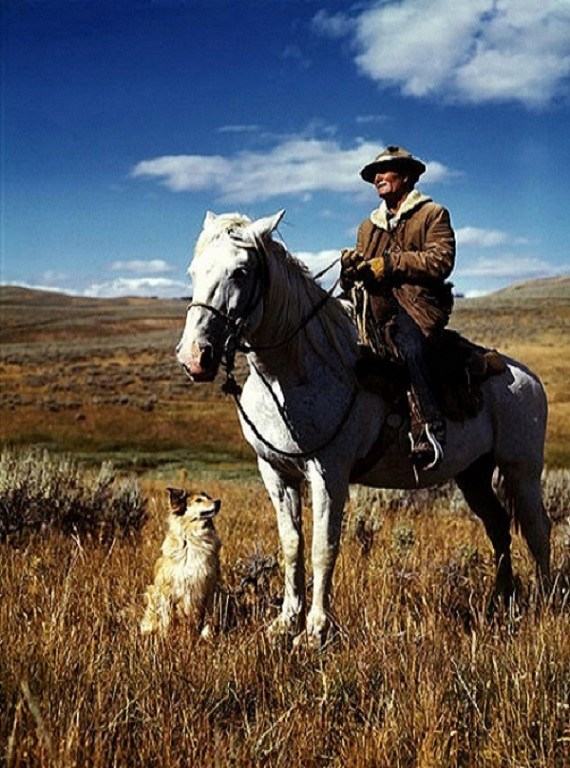
#> input picture PycharmProjects/geodesic/BaseLineImage1.jpeg, 570 x 768 px
$ python -i Bridson_Common.py   (imports and definitions only)
#> lines starting #> are read from the running program, lines starting #| are printed output that depends on the picture; after the words box and inside, x2 and y2 are one past the last pixel; in counts of white or black regions, pixels touching at a corner belong together
from numba import jit_module
import math
from PIL import Image, ImageFont, ImageDraw, ImageFilter
import numpy as np
import numpy.linalg as la # https://codereview.stackexchange.com/questions/41024/faster-computation-of-barycentric-coordinates-for-many-points
import Bridson_CreateMask
import matplotlib.pyplot as plt
import inspect
import os
from scipy.ndimage.morphology import distance_transform_cdt
import pandas as pd
from scipy.spatial import distance
import sys
# from skimage import io
import skimage
import pickle
import cv2 as cv
import io
import cProfile, pstats, io
from pstats import SortKey
from skimage import io, color
from colormath.color_objects import LabColor
from colormath.color_diff import delta_e_cie1976

# Increase width of console printing: https://stackoverflow.com/questions/25628496/getting-wider-output-in-pycharms-built-in-console
desired_width = 320
# [3 lines not run here, left out]

seedValue = 11

SLIC0=True
compactnessSLIC=1
timeoutPeriod = 5
SLICIterations=200
SLICGrey = False

#####################################
productionMode = True
displayGrid = False
bulkGeneration = True
smallBatch=True
diagnosticDisplay=False # Enable/Disable pairing diagnostics
diagnosticDisplayCount=20
diagnosticMerge=False

coreCount = 3
blockCount = coreCount
# blockCount = coreCount
# [9 lines not run here, left out]

#####################################

debug=False

if bulkGeneration == True:
	displayMesh = False
else:
	displayMesh = True

displayMesh = False

generatePREImage=False
overlapEdges = True
defaultEdgePercentage = 5
minEdgeLineLength = 5
growEdgeLines = False
edgeLineWidthPercentile = 60

lineDensitySegmentLength = 1 # Desired number of pixels between points in the etch lines.

wiggleScale = 10 # Maximum number of pixels to wiggle line when calculating aberrations.
smallBlur = 3
largeBlur = 17
cielab = False

growEdgeLineCountIterations = 100
growLinesCountIterations = 100 # Number of iterations to grow the lines.  Growing only includes existing lines.
extendLineCountIterations = 100 # Number of iterations to extend the lines.  Extending lines adds new segments.

scalingFactor=3 # Scale factor.  Needs to be an integer.  Will increase the saved image dpi by this factor.
lineWidthProportionalToRegion = True
lineWidthScale = 0.05
lineWidthType = 'A'  # Valid options are 'A', 'B', and 'C'

erosionCount = 10 # This is the number of edge points of a line to erode.  If the value is 0, start at the middle of each line.
aggressiveScale = 3 # Number of times to apply erosionCount for aggressive erosion.
minLineLength = 4
randomLineSeed = False

contourMinBBSizeScale = 0.1 # The minimum size of bounding box to retain.  If the bounding box of contour is smaller, remove the contour.  This a percentage of the original image's dimensions.

diagnostic=False # Generally avoid dispalying meshes.  Only count the number of successful trifinder generations.
highlightEdgeTriangle=False # Highlight the edge triangle that contains the exterior point of the vertical lines.
drawSLICRegions = False

EqualizeHistogram=False
Median=True

sortExteriorPoints=True
lineSkip = 1
lineCullingDistanceFactor = 2
allowBlankRegion=False # Allow the region to be blank.  Otherwise, regions can have one single line even if the intensity is high.
cullingBlankThreshold=225 # If the region has intensity greater than this value, then make the region blank.
if productionMode:
	highlightEndpoints=False
else:
	highlightEndpoints=True

lineHygeine = True
drawTaperedLines = True
higlightTapered = False
lineCullAlgorithm='generous'  # Valid values: 'log', 'exp', 'none', 'segmented', 'generous'

closestPointPair=False
middleAverageOnly=False
if middleAverageOnly == True:
	divisor = 1.0
else:
	divisor = 3.0

# [1 line not run here, left out]

normalizeUV = True
invert = False

colourCodeMesh = True
colourCount = 20

linesOnFlat = True
verticalLines = True
lineAngle = 90
angleMaxDiff = 30
coherencyThreshold = 0.1
colourDiffThreshold = 0.5
stableCoherencyPercentile = 95 # Regions percentile with a coherency above this value are considered stable.
diffAttractPercentile = 85 # Regions with differences below this percentile will attract.
diffRepelPercentile = 85 # Regions with differences above this percentile will repel.
attractionBin = 3
repelBin = 3
stableBin = -4
stableAttractSet=False  # If true, during the attract, stable regions will simply set adjacent regions equal to the desired angle.  Otherwise, it will take the average.
binSize=10
angleAdjustIterations=1000
attractFudge=1.1 # Fudge factor to use when comparing region intensities.

semanticSegmentation='none' # Valid values: 'deeplabv3', 'mask_rcnn', 'both', 'none'
semanticSegmentationRatio=0.5 # This is the weighting of the semantic segmentation.
semanticInvertMaskrcnn=True
intensityMapUserMergeCNN=True # When generating the regionIntensityMap, utilize the CNN merged image when set to True.  Otherwise, use the original image.


barycentricVertexCorrection = True

# These are the rotation values.
if linesOnFlat:
	barycentricCorrectionValue = 2
else:
	barycentricCorrectionValue = 1

drawDots = False

density = 0.01
lineDotDensity = 0.01
lineRadiusFactor = 1

targetPercent = 0.15
targetRegionPixelCount = 800
segmentCount = 80
dradius = 1.5 # Important that dradius is greater than 1.0.  When the value is 1.0 or lower, BFF seems to have lots of issues with the mesh.
radiusDefault = 1.5
radiusDivisor = 30 # the number of radii for each region.
regionDynamicRadius = True
mergeDistance = 5 # radius to
mergePairFactor = 5.0 # Distance to consider for merging endpoints.

increaseContrast=True
contrastFactor=1.5 # Values above 1 increase contrast.  Values below 1 reduce contrast.
intensityMapType='median' # Valid values are 'average' and 'median'

# Image Generation
GreyscaleSLIC = True  # Generate the greyscale image of the regions.


generateChaincode = False

colourArray = ['r', 'b', 'm']
# colourArray = ['b', 'b', 'b']

mergeScale = 1  # How much to scale the contour lines before merging.
cropContours = True

test1obj = ""
test1_outobj = ""
test1_out_flatobj = ""
chaincodefile = ""
objPath = "../../boundary-first-flattening/build/"

truncateDigits = 5


# traversalMap = [ [-1,1], [0,1], [1,1],
#                  [-1, 0],  [1, 0],
#                  [-1, -1], [0, -1], [1, -1] ]


# [28 lines left out: function outputEnvironmentVariables, not called in this run]


def truncate(number, digits) -> float:
	stepper = 10.0 ** digits
	return (int(number * stepper)) / stepper

# [115 lines left out: functions scaleArray, determineLineSpacing, determineRadius, calculateDirection, determineAngle, not called in this run]


def generateTraversalMap(radius):
#> called with radius = 5
	traversalMap = []
	for i in range(-radius, radius+1):
		for j in range(-radius, radius+1):
			traversalMap.append( [i, j] )

	traversalMap.pop( traversalMap.index([0,0]) )
	return traversalMap

traversalMap = generateTraversalMap(mergeDistance)


# [77 lines left out: functions displayDistanceMask, rotateClockwise90, swapXY, euclidean_distance, findLongestSegmentLength, not called in this run]


# [1 line not run here, left out]

# [71 lines left out: functions getGreyscaleImage, getBlurredImage, labDiff, getLabBlurredImage, turnOnProfiler, turnOffProfiler and 1 more, not called in this run]


# Conver numpy array to tuple.  Tuples can be used for map indeces while the numpy array cannot.
def convertToTuple(segment):
	# Convert numpy array to tuple: https://stackoverflow.com/questions/10016352/convert-numpy-array-to-tuple
	return tuple(map(tuple,segment))


def convertToList(segment):
	# Convert numpy array to tuple: https://stackoverflow.com/questions/10016352/convert-numpy-array-to-tuple
	return list(map(list,segment))


import scipy.ndimage as nd
import scipy as sp

# [56 lines left out: functions genImageEdges, laplaceOfGaussian, not called in this run]


# Thresholding the laplacian: https://opencv-python-tutroals.readthedocs.io/en/latest/py_tutorials/py_imgproc/py_thresholding/py_thresholding.html


# Gaussian laplace: https://docs.scipy.org/doc/scipy/reference/generated/scipy.ndimage.gaussian_laplace.html
from scipy import ndimage, misc
# [95 lines left out: functions genImageEdges3, cannyEdge, applyClosing, findEdgeContours, not called in this run]


lineDistanceCount = []

# [370 lines left out: functions resetLineDistanceCount, increaseLineDensity, findBoundingBox, sizeBoundingBox, findClosestIndex, distance_from_edge and 14 more, not called in this run]

def fileExists(filename):
	return os.path.exists(filename)

# Place this method outside of the jit_module so it is not compiled.
# [69 lines left out: functions saveImage, readImagefile, fig2array, genPickleFilename, not called in this run]

def save_object(obj, filename):
	with open(filename, 'wb') as output:  # Overwrites any existing file.
		pickle.dump(obj, output, protocol=pickle.HIGHEST_PROTOCOL)
		# marshal.dump(obj, output)
		# pickle.dump(obj, output)
	# output.close()

# [34 lines left out: functions load_object, logDebug, findMinMaxTriangleHeight, not called in this run]

# [2 lines not run here, left out]

	# [11 lines of commented-out code are left out]

>>> result = findEdgeContours('BaseLineImage1.jpeg')
#> in cannyEdge, `origImg = cv.imread(filename, 0)`:
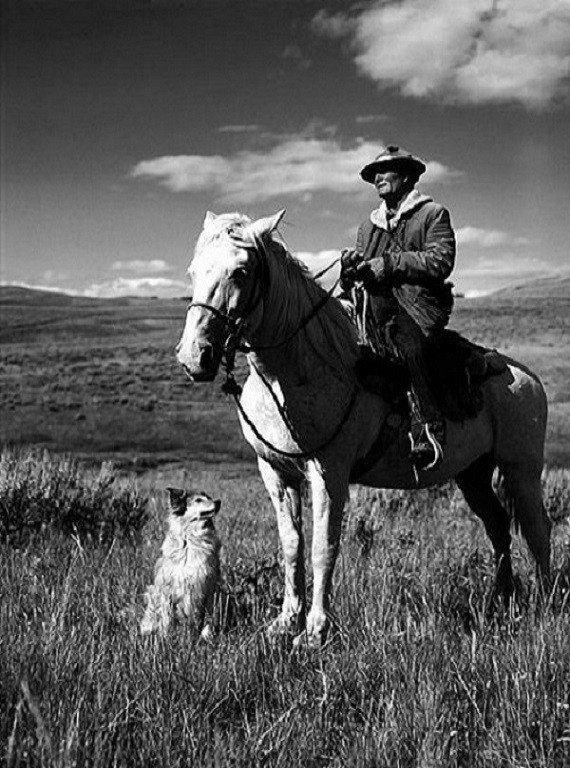
#> origImg: shape (768, 570); min 0, max 255, mean 89.5
#| current percent: 100.0
#| total percent: 8755.2
#> the loop in cannyEdge, `while edgePixels  > (totalPixels * percentage / 100.0) and iterations ..` made 255 passes
#> pass 1, in cannyEdge, `edges = cv.Canny(img, lower_thresh , upper_thresh )`:
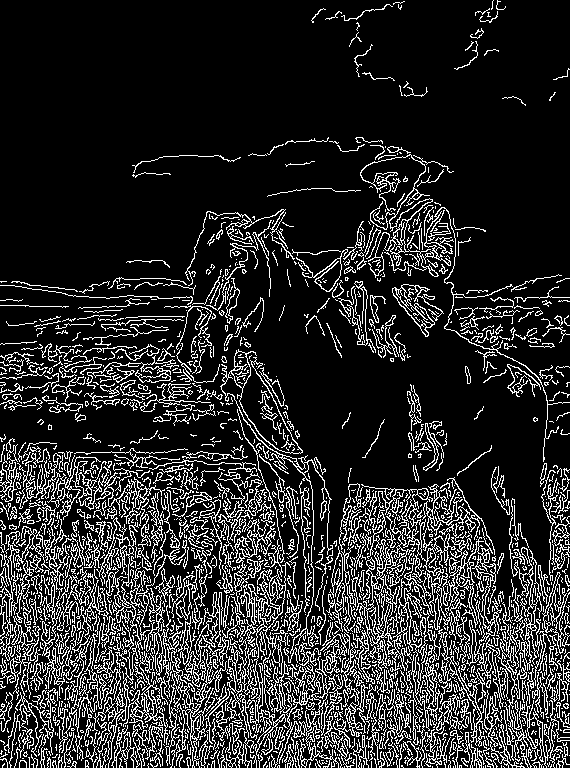
#> edges: shape (768, 570); 16.6% white in thin lines or dots
#> pass 2, in cannyEdge, `edges = cv.Canny(img, lower_thresh , upper_thresh )`:
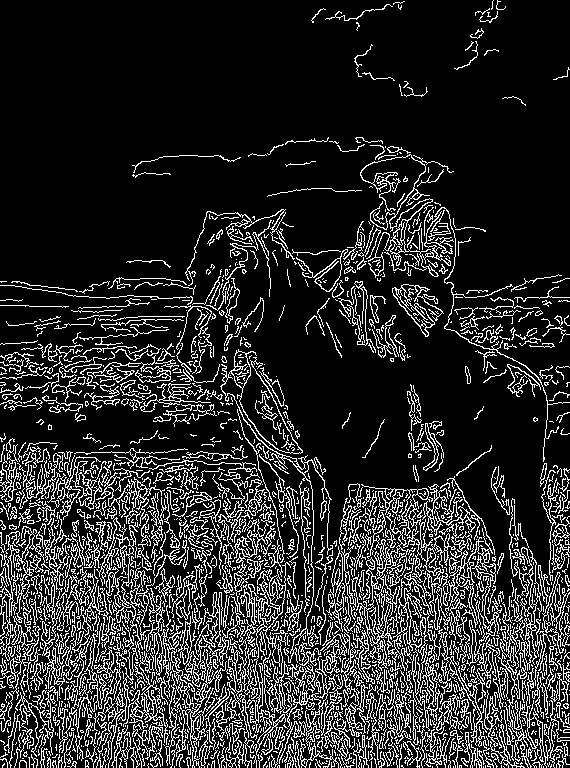
#> edges: shape (768, 570); 16.6% white in thin lines or dots
#> after the loop in cannyEdge, `while edgePixels  > (totalPixels * percentage / 100.0) and iterations ..`:
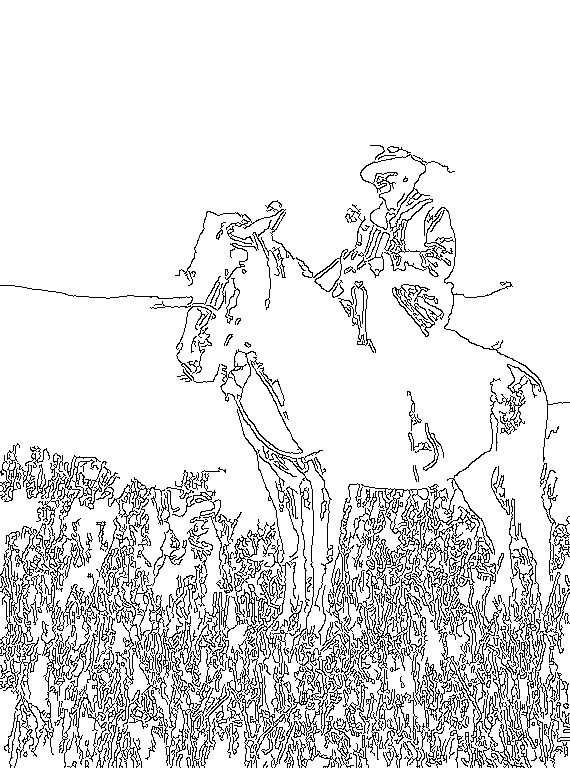
#> edges: shape (768, 570); 88.1% white; black in thin lines or dots, all inside (x1, y1, x2, y2) = (0, 145, 570, 768)
#> after the loop in cannyEdge, `while edgePixels  > (totalPixels * percentage / 100.0) and iterations ..`: iterations = 255
#> in applyClosing, `closing = cv.morphologyEx(inverted, cv.MORPH_CLOSE, kernel)`:
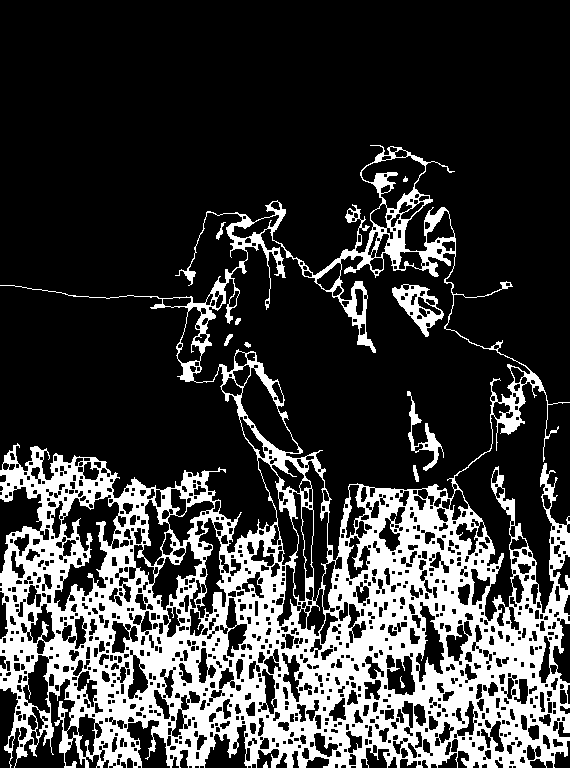
#> closing: shape (768, 570); 23.3% white; 11 white regions
#> in findEdgeContours, `contours, hierarchy = cv.findContours( closing, cv.RETR_TREE, cv.CHAIN..`: contours = 1277 contours, 630 with area under 20; largest, box (x1, y1, x2, y2) and area: (0, 145, 570, 768) 212007, (192, 228, 531, 560) 48824, (53, 494, 120, 611) 3284, (240, 367, 300, 454) 2201, (361, 155, 426, 210) 1651
#> result has the same summary as contours in findEdgeContours
